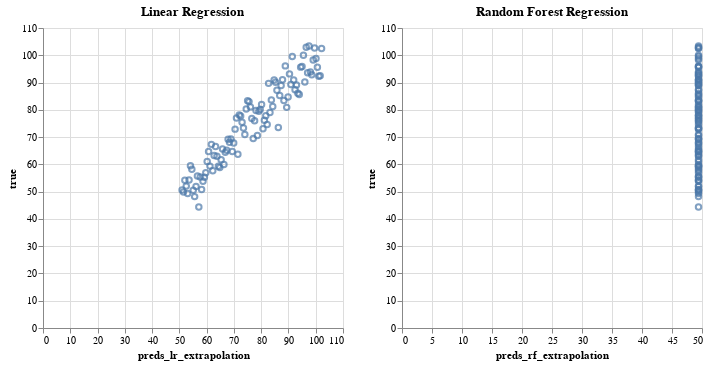

Notebook code for this chart:
### Markdown cell above
## Extrapolation

Now, lets just imagine that the tree-based model achieved stellar metrics while the linear model did ok but not so great. The data scientist would send to production the tree-based model.

But wait, tree-based models are known to not extrapolate well! We can't just use them lightly.

Imagine that it is expected that the data would continue the pattern of growing linearly, that means if $x = 200$ we would expect $y = 100 + \varepsilon$

### Code cell
start_extrapolation = 100
stop_extrapolation = 200
num_extrapolation = stop_extrapolation - start_extrapolation + 1

rng = np.random.default_rng(seed=0)
x_extrapolation = np.linspace(
    start_extrapolation, stop_extrapolation, num_extrapolation
)
y_extrapolation = a * x_extrapolation + b + rng.normal(mean, std, num)

y_pred_lr_extrapolation = lr.predict(x_extrapolation.reshape(-1, 1))
y_pred_rf_extrapolation = rf.predict(x_extrapolation.reshape(-1, 1))

source = pd.concat(
    (
        pd.Series(y_pred_lr_extrapolation, name="preds_lr_extrapolation"),
        pd.Series(y_pred_rf_extrapolation, name="preds_rf_extrapolation"),
        pd.Series(y_extrapolation, name="true"),
    ),
    axis=1,
)

base_extrapolation = alt.Chart(source).mark_point().encode(alt.Y("true:Q"))

point_lr_extrapolation = base_extrapolation.encode(
    alt.X("preds_lr_extrapolation:Q")
).properties(title="Linear Regression")
point_rf_extrapolation = base_extrapolation.encode(
    alt.X("preds_rf_extrapolation:Q")
).properties(title="Random Forest Regression")

point_lr_extrapolation | point_rf_extrapolation

### Figure 1 — Vega-Lite specification as saved in the notebook (floating-point values rounded to 4 significant figures)
{"config": {"view": {"continuousWidth": 300, "continuousHeight": 300}}, "hconcat": [{"mark": {"type": "point"}, "encoding": {"x": {"field": "preds_lr_extrapolation", "type": "quantitative"}, "y": {"field": "true", "type": "quantitative"}}, "title": "Linear Regression"}, {"mark": {"type": "point"}, "encoding": {"x": {"field": "preds_rf_extrapolation", "type": "quantitative"}, "y": {"field": "true", "type": "quantitative"}}, "title": "Random Forest Regression"}], "data": {"name": "data-a732ad1e2108f92652ee5df3d2c7d203"}, "$schema": "https://vega.github.io/schema/vega-lite/v5.17.0.json", "datasets": {"data-a732ad1e2108f92652ee5df3d2c7d203": [{"preds_lr_extrapolation": 51.0, "preds_rf_extrapolation": 49.42, "true": 50.63}, {"preds_lr_extrapolation": 51.51, "preds_rf_extrapolation": 49.42, "true": 49.84}, {"preds_lr_extrapolation": 52.02, "preds_rf_extrapolation": 49.42, "true": 54.2}, {"preds_lr_extrapolation": 52.53, "preds_rf_extrapolation": 49.42, "true": 52.02}, {"preds_lr_extrapolation": 53.04, "preds_rf_extrapolation": 49.42, "true": 49.32}, {"preds_lr_extrapolation": 53.55, "preds_rf_extrapolation": 49.42, "true": 54.31}, {"preds_lr_extrapolation": 54.07, "preds_rf_extrapolation": 49.42, "true": 59.52}, {"preds_lr_extrapolation": 54.58, "preds_rf_extrapolation": 49.42, "true": 58.24}, {"preds_lr_extrapolation": 55.09, "preds_rf_extrapolation": 49.42, "true": 50.48}, {"preds_lr_extrapolation": 55.6, "preds_rf_extrapolation": 49.42, "true": 48.17}, {"preds_lr_extrapolation": 56.11, "preds_rf_extrapolation": 49.42, "true": 51.88}, {"preds_lr_extrapolation": 56.62, "preds_rf_extrapolation": 49.42, "true": 55.71}, {"preds_lr_extrapolation": 57.13, "preds_rf_extrapolation": 49.42, "true": 44.37}, {"preds_lr_extrapolation": 57.65, "preds_rf_extrapolation": 49.42, "true": 55.41}, {"preds_lr_extrapolation": 58.16, "preds_rf_extrapolation": 49.42, "true": 50.77}, {"preds_lr_extrapolation": 58.67, "preds_rf_extrapolation": 49.42, "true": 53.84}, {"preds_lr_extrapolation": 59.18, "preds_rf_extrapolation": 49.42, "true": 55.28}, {"preds_lr_extrapolation": 59.69, "preds_rf_extrapolation": 49.42, "true": 56.92}, {"preds_lr_extrapolation": 60.2, "preds_rf_extrapolation": 49.42, "true": 61.06}, {"preds_lr_extrapolation": 60.71, "preds_rf_extrapolation": 49.42, "true": 64.71}, {"preds_lr_extrapolation": 61.23, "preds_rf_extrapolation": 49.42, "true": 59.36}, {"preds_lr_extrapolation": 61.74, "preds_rf_extrapolation": 49.42, "true": 67.33}, {"preds_lr_extrapolation": 62.25, "preds_rf_extrapolation": 49.42, "true": 57.67}, {"preds_lr_extrapolation": 62.76, "preds_rf_extrapolation": 49.42, "true": 63.26}, {"preds_lr_extrapolation": 63.27, "preds_rf_extrapolation": 49.42, "true": 66.52}, {"preds_lr_extrapolation": 63.78, "preds_rf_extrapolation": 49.42, "true": 62.97}, {"preds_lr_extrapolation": 64.3, "preds_rf_extrapolation": 49.42, "true": 59.28}, {"preds_lr_extrapolation": 64.81, "preds_rf_extrapolation": 49.42, "true": 58.89}, {"preds_lr_extrapolation": 65.32, "preds_rf_extrapolation": 49.42, "true": 61.71}, {"preds_lr_extrapolation": 65.83, "preds_rf_extrapolation": 49.42, "true": 65.6}, {"preds_lr_extrapolation": 66.34, "preds_rf_extrapolation": 49.42, "true": 59.95}, {"preds_lr_extrapolation": 66.85, "preds_rf_extrapolation": 49.42, "true": 64.45}, {"preds_lr_extrapolation": 67.36, "preds_rf_extrapolation": 49.42, "true": 65.2}, {"preds_lr_extrapolation": 67.88, "preds_rf_extrapolation": 49.42, "true": 69.2}, {"preds_lr_extrapolation": 68.39, "preds_rf_extrapolation": 49.42, "true": 68.07}, {"preds_lr_extrapolation": 68.9, "preds_rf_extrapolation": 49.42, "true": 69.28}, {"preds_lr_extrapolation": 69.41, "preds_rf_extrapolation": 49.42, "true": 64.73}, {"preds_lr_extrapolation": 69.92, "preds_rf_extrapolation": 49.42, "true": 67.85}, {"preds_lr_extrapolation": 70.43, "preds_rf_extrapolation": 49.42, "true": 72.92}, {"preds_lr_extrapolation": 70.94, "preds_rf_extrapolation": 49.42, "true": 76.97}, {"preds_lr_extrapolation": 71.46, "preds_rf_extrapolation": 49.42, "true": 63.7}, {"preds_lr_extrapolation": 71.97, "preds_rf_extrapolation": 49.42, "true": 78.07}, {"preds_lr_extrapolation": 72.48, "preds_rf_extrapolation": 49.42, "true": 77.73}, {"preds_lr_extrapolation": 72.99, "preds_rf_extrapolation": 49.42, "true": 75.41}, {"preds_lr_extrapolation": 73.5, "preds_rf_extrapolation": 49.42, "true": 73.32}, {"preds_lr_extrapolation": 74.01, "preds_rf_extrapolation": 49.42, "true": 70.93}, {"preds_lr_extrapolation": 74.53, "preds_rf_extrapolation": 49.42, "true": 80.29}, {"preds_lr_extrapolation": 75.04, "preds_rf_extrapolation": 49.42, "true": 83.3}, {"preds_lr_extrapolation": 75.55, "preds_rf_extrapolation": 49.42, "true": 83.01}, {"preds_lr_extrapolation": 76.06, "preds_rf_extrapolation": 49.42, "true": 81.08}, {"preds_lr_extrapolation": 76.57, "preds_rf_extrapolation": 49.42, "true": 76.79}, {"preds_lr_extrapolation": 77.08, "preds_rf_extrapolation": 49.42, "true": 69.46}, {"preds_lr_extrapolation": 77.59, "preds_rf_extrapolation": 49.42, "true": 75.98}, {"preds_lr_extrapolation": 78.11, "preds_rf_extrapolation": 49.42, "true": 79.78}, {"preds_lr_extrapolation": 78.62, "preds_rf_extrapolation": 49.42, "true": 70.56}, {"preds_lr_extrapolation": 79.13, "preds_rf_extrapolation": 49.42, "true": 79.48}, {"preds_lr_extrapolation": 79.64, "preds_rf_extrapolation": 49.42, "true": 80.15}, {"preds_lr_extrapolation": 80.15, "preds_rf_extrapolation": 49.42, "true": 81.98}, {"preds_lr_extrapolation": 80.66, "preds_rf_extrapolation": 49.42, "true": 73.08}, {"preds_lr_extrapolation": 81.17, "preds_rf_extrapolation": 49.42, "true": 76.19}, {"preds_lr_extrapolation": 81.69, "preds_rf_extrapolation": 49.42, "true": 77.82}, {"preds_lr_extrapolation": 82.2, "preds_rf_extrapolation": 49.42, "true": 74.65}, {"preds_lr_extrapolation": 82.71, "preds_rf_extrapolation": 49.42, "true": 89.7}, {"preds_lr_extrapolation": 83.22, "preds_rf_extrapolation": 49.42, "true": 79.02}, {"preds_lr_extrapolation": 83.73, "preds_rf_extrapolation": 49.42, "true": 83.64}, {"preds_lr_extrapolation": 84.24, "preds_rf_extrapolation": 49.42, "true": 81.21}, {"preds_lr_extrapolation": 84.75, "preds_rf_extrapolation": 49.42, "true": 90.92}, {"preds_lr_extrapolation": 85.27, "preds_rf_extrapolation": 49.42, "true": 90.1}, {"preds_lr_extrapolation": 85.78, "preds_rf_extrapolation": 49.42, "true": 87.17}, {"preds_lr_extrapolation": 86.29, "preds_rf_extrapolation": 49.42, "true": 73.48}, {"preds_lr_extrapolation": 86.8, "preds_rf_extrapolation": 49.42, "true": 85.26}, {"preds_lr_extrapolation": 87.31, "preds_rf_extrapolation": 49.42, "true": 88.92}, {"preds_lr_extrapolation": 87.82, "preds_rf_extrapolation": 49.42, "true": 91.02}, {"preds_lr_extrapolation": 88.34, "preds_rf_extrapolation": 49.42, "true": 83.41}, {"preds_lr_extrapolation": 88.85, "preds_rf_extrapolation": 49.42, "true": 96.11}, {"preds_lr_extrapolation": 89.36, "preds_rf_extrapolation": 49.42, "true": 80.9}, {"preds_lr_extrapolation": 89.87, "preds_rf_extrapolation": 49.42, "true": 84.69}, {"preds_lr_extrapolation": 90.38, "preds_rf_extrapolation": 49.42, "true": 93.18}, {"preds_lr_extrapolation": 90.89, "preds_rf_extrapolation": 49.42, "true": 89.25}, {"preds_lr_extrapolation": 91.4, "preds_rf_extrapolation": 49.42, "true": 99.51}, {"preds_lr_extrapolation": 91.92, "preds_rf_extrapolation": 49.42, "true": 90.94}, {"preds_lr_extrapolation": 92.43, "preds_rf_extrapolation": 49.42, "true": 87.33}, {"preds_lr_extrapolation": 92.94, "preds_rf_extrapolation": 49.42, "true": 89.11}, {"preds_lr_extrapolation": 93.45, "preds_rf_extrapolation": 49.42, "true": 86.04}, {"preds_lr_extrapolation": 93.96, "preds_rf_extrapolation": 49.42, "true": 85.61}, {"preds_lr_extrapolation": 94.47, "preds_rf_extrapolation": 49.42, "true": 95.65}, {"preds_lr_extrapolation": 94.98, "preds_rf_extrapolation": 49.42, "true": 95.91}, {"preds_lr_extrapolation": 95.5, "preds_rf_extrapolation": 49.42, "true": 99.97}, {"preds_lr_extrapolation": 96.01, "preds_rf_extrapolation": 49.42, "true": 90.23}, {"preds_lr_extrapolation": 96.52, "preds_rf_extrapolation": 49.42, "true": 102.9}, {"preds_lr_extrapolation": 97.03, "preds_rf_extrapolation": 49.42, "true": 93.56}, {"preds_lr_extrapolation": 97.54, "preds_rf_extrapolation": 49.42, "true": 103.4}, {"preds_lr_extrapolation": 98.05, "preds_rf_extrapolation": 49.42, "true": 93.84}, {"preds_lr_extrapolation": 98.57, "preds_rf_extrapolation": 49.42, "true": 92.82}, {"preds_lr_extrapolation": 99.08, "preds_rf_extrapolation": 49.42, "true": 98.25}, {"preds_lr_extrapolation": 99.59, "preds_rf_extrapolation": 49.42, "true": 102.7}, {"preds_lr_extrapolation": 100.1, "preds_rf_extrapolation": 49.42, "true": 98.81}, {"preds_lr_extrapolation": 100.6, "preds_rf_extrapolation": 49.42, "true": 95.57}, {"preds_lr_extrapolation": 101.1, "preds_rf_extrapolation": 49.42, "true": 92.29}, {"preds_lr_extrapolation": 101.6, "preds_rf_extrapolation": 49.42, "true": 92.49}, {"preds_lr_extrapolation": 102.1, "preds_rf_extrapolation": 49.42, "true": 102.5}]}}
